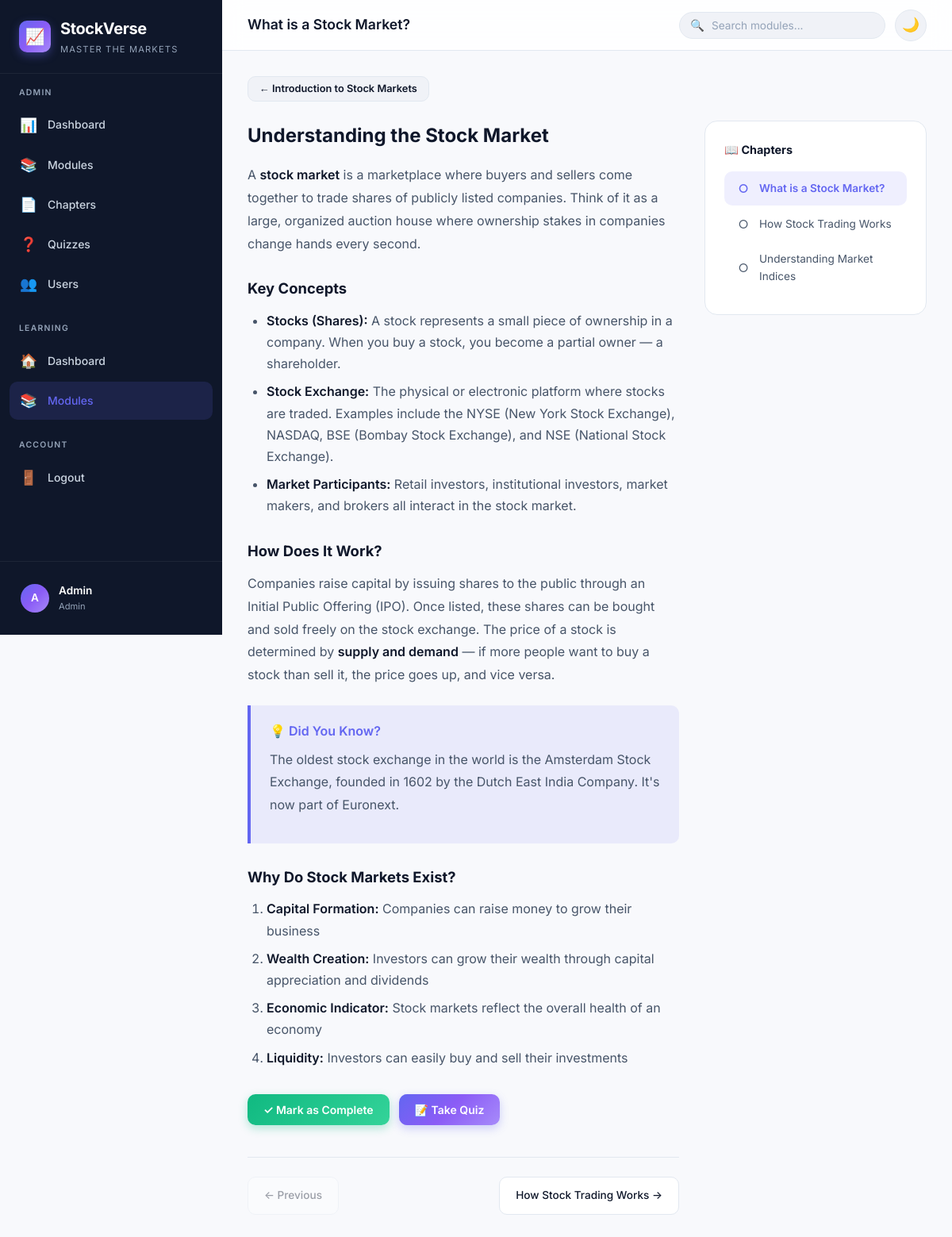
/user/chapter.php?id=1 (signed in), run on the app's committed database.
### tables this page shows
CREATE TABLE IF NOT EXISTS chapters (
    id INT AUTO_INCREMENT PRIMARY KEY,
    module_id INT NOT NULL,
    title VARCHAR(200) NOT NULL,
    content LONGTEXT,
    order_index INT DEFAULT 0,
    created_at TIMESTAMP DEFAULT CURRENT_TIMESTAMP,
    FOREIGN KEY (module_id) REFERENCES modules(id) ON DELETE CASCADE
);

CREATE TABLE IF NOT EXISTS modules (
    id INT AUTO_INCREMENT PRIMARY KEY,
    title VARCHAR(200) NOT NULL,
    description TEXT,
    icon VARCHAR(50) DEFAULT '📊',
    created_at TIMESTAMP DEFAULT CURRENT_TIMESTAMP
);

### includes/auth.php (called while the page is built, shortened)
<?php
function isLoggedIn(): bool {
    return isset($_SESSION['user_id']);
}
function isAdmin(): bool {
    return isLoggedIn() && ($_SESSION['user_role'] ?? '') === 'admin';
}
function getCurrentUser(): ?array {
    return [
        'id'   => $_SESSION['user_id'],
        'name' => $_SESSION['user_name'],
        'email'=> $_SESSION['user_email'],
        'role' => $_SESSION['user_role'],
    ];
}
function generateCSRFToken(): string {
    return $_SESSION['csrf_token'];
}
function e(?string $value): string {
    return htmlspecialchars($value ?? '', ENT_QUOTES, 'UTF-8');
}

### user/chapter.php (the view, shortened to what this page needs)
<?php
require_once INCLUDES_PATH . '/auth.php';
$db = getDB();
$userId = $_SESSION['user_id'];
$chapterId = isset($_GET['id']) ? (int)$_GET['id'] : 0;
$stmt = $db->prepare('SELECT c.*, m.title as module_title, m.id as module_id FROM chapters c JOIN modules m ON m.id = c.module_id WHERE c.id = ?');
$stmt->execute([$chapterId]);
$chapter = $stmt->fetch();
$stmt = $db->prepare('SELECT c.id, c.title, c.order_index, IFNULL(p.status, "not_started") as progress_status FROM chapters c LEFT JOIN progress p ON p.chapter_id = c.id AND p.user_id = ? WHERE c.module_id = ? ORDER BY c.order_index ASC');
$stmt->execute([$userId, $chapter['module_id']]);
$allChapters = $stmt->fetchAll();
$currentIndex = -1;
foreach ($allChapters as $i => $ch) {
    if ($ch['id'] == $chapterId) {
        $currentIndex = $i;
        break;
    }
}
$prevChapter = $currentIndex > 0 ? $allChapters[$currentIndex - 1] : null;
$nextChapter = $currentIndex < count($allChapters) - 1 ? $allChapters[$currentIndex + 1] : null;
$stmt = $db->prepare('SELECT status FROM progress WHERE user_id = ? AND chapter_id = ?');
$stmt->execute([$userId, $chapterId]);
$progressRow = $stmt->fetch();
$isCompleted = $progressRow && $progressRow['status'] === 'completed';
$stmt = $db->prepare('SELECT COUNT(*) FROM quizzes WHERE chapter_id = ?');
$stmt->execute([$chapterId]);
$hasQuiz = $stmt->fetchColumn() > 0;
$pageTitle = $chapter['title'];
$currentPage = 'modules';
require_once INCLUDES_PATH . '/header.php';
?>
<a href="<?= BASE_URL ?>/user/modules.php?module_id=<?= $chapter['module_id'] ?>" class="btn btn-secondary btn-sm mb-24">
    ← <?= e($chapter['module_title']) ?>
</a>
<div class="chapter-layout">
    <div class="animate-fade-in">
        <div class="chapter-content">
            <?= $chapter['content'] ?>
        </div>
        <div style="margin-top:32px;display:flex;gap:12px;flex-wrap:wrap">
            <?php if (!$isCompleted): ?>
                <button id="markCompleteBtn" class="btn btn-success"
                        data-chapter-id="<?= $chapterId ?>"
                        data-url="<?= BASE_URL ?>/user/chapter.php?id=<?= $chapterId ?>"
                        data-csrf="<?= e(generateCSRFToken()) ?>">
                    ✓ Mark as Complete
                </button>
            <?php else: ?>
                <button class="btn btn-secondary" disabled>✅ Completed</button>
            <?php endif; ?>
            <?php if ($hasQuiz): ?>
                <a href="<?= BASE_URL ?>/user/quiz.php?chapter_id=<?= $chapterId ?>" class="btn btn-primary">
                    📝 Take Quiz
                </a>
            <?php endif; ?>
        </div>
        <div class="chapter-nav">
            <?php if ($prevChapter): ?>
                <a href="<?= BASE_URL ?>/user/chapter.php?id=<?= $prevChapter['id'] ?>" class="nav-btn">
                    ← <?= e($prevChapter['title']) ?>
                </a>
            <?php else: ?>
                <span class="nav-btn disabled">← Previous</span>
            <?php endif; ?>
            <?php if ($nextChapter): ?>
                <a href="<?= BASE_URL ?>/user/chapter.php?id=<?= $nextChapter['id'] ?>" class="nav-btn">
                    <?= e($nextChapter['title']) ?> →
                </a>
            <?php else: ?>
                <span class="nav-btn disabled">Next →</span>
            <?php endif; ?>
        </div>
    </div>
    <div class="chapter-sidebar">
        <div class="card">
            <h3 style="font-size:0.9rem;font-weight:700;margin-bottom:16px">📖 Chapters</h3>
            <ul class="chapter-list">
                <?php foreach ($allChapters as $ch): ?>
                <li>
                    <a href="<?= BASE_URL ?>/user/chapter.php?id=<?= $ch['id'] ?>"
                       class="chapter-list-item <?= $ch['id'] == $chapterId ? 'active' : '' ?> <?= $ch['progress_status'] === 'completed' ? 'completed' : '' ?>"
                       data-chapter="<?= $ch['id'] ?>">
                        <span class="check-mark"><?= $ch['progress_status'] === 'completed' ? '✓' : '○' ?></span>
                        <?= e($ch['title']) ?>
                    </a>
                </li>
                <?php endforeach; ?>
            </ul>
        </div>
    </div>
</div>
<?php require_once INCLUDES_PATH . '/footer.php'; ?>

### includes/header.php (shortened to what this page needs)
<?php
require_once __DIR__ . '/auth.php';
$user = getCurrentUser();
$isAdminUser = isAdmin();
$initials = $user ? strtoupper(substr($user['name'], 0, 1)) : '?';
?>
<!DOCTYPE html>
<html lang="en">
<head>
    <link rel="stylesheet" href="<?= ASSETS_PATH ?>/css/style.css">
    <link rel="stylesheet" href="<?= ASSETS_PATH ?>/css/components.css">
    <link rel="stylesheet" href="<?= ASSETS_PATH ?>/css/pages.css">
</head>
<body>
<div class="app-layout">
    <aside class="sidebar" id="sidebar">
        <div class="sidebar-brand">
            <div class="brand-icon">📈</div>
            <div>
                <h1><?= APP_NAME ?></h1>
                <span><?= APP_TAGLINE ?></span>
            </div>
        </div>
        <nav class="sidebar-nav">
            <?php if ($isAdminUser): ?>
            <div class="nav-section">
                <div class="nav-label">Admin</div>
                <a href="<?= BASE_URL ?>/admin/dashboard.php" class="nav-item <?= ($currentPage ?? '') === 'admin-dashboard' ? 'active' : '' ?>">
                    <span class="nav-icon">📊</span> Dashboard
                </a>
                <a href="<?= BASE_URL ?>/admin/modules.php" class="nav-item <?= ($currentPage ?? '') === 'admin-modules' ? 'active' : '' ?>">
                    <span class="nav-icon">📚</span> Modules
                </a>
                <a href="<?= BASE_URL ?>/admin/chapters.php" class="nav-item <?= ($currentPage ?? '') === 'admin-chapters' ? 'active' : '' ?>">
                    <span class="nav-icon">📄</span> Chapters
                </a>
                <a href="<?= BASE_URL ?>/admin/quizzes.php" class="nav-item <?= ($currentPage ?? '') === 'admin-quizzes' ? 'active' : '' ?>">
                    <span class="nav-icon">❓</span> Quizzes
                </a>
                <a href="<?= BASE_URL ?>/admin/users.php" class="nav-item <?= ($currentPage ?? '') === 'admin-users' ? 'active' : '' ?>">
                    <span class="nav-icon">👥</span> Users
                </a>
            </div>
            <?php endif; ?>
            <div class="nav-section">
                <div class="nav-label">Learning</div>
                <a href="<?= BASE_URL ?>/user/dashboard.php" class="nav-item <?= ($currentPage ?? '') === 'dashboard' ? 'active' : '' ?>">
                    <span class="nav-icon">🏠</span> Dashboard
                </a>
                <a href="<?= BASE_URL ?>/user/modules.php" class="nav-item <?= ($currentPage ?? '') === 'modules' ? 'active' : '' ?>">
                    <span class="nav-icon">📚</span> Modules
                </a>
            </div>
            <div class="nav-section">
                <div class="nav-label">Account</div>
                <a href="<?= BASE_URL ?>/auth/logout.php" class="nav-item">
                    <span class="nav-icon">🚪</span> Logout
                </a>
            </div>
        </nav>
        <div class="sidebar-footer">
            <div class="sidebar-user">
                <div class="user-avatar"><?= $initials ?></div>
                <div>
                    <div class="user-name"><?= e($user['name'] ?? 'Guest') ?></div>
                    <div class="user-role"><?= e(ucfirst($user['role'] ?? 'user')) ?></div>
                </div>
            </div>
        </div>
    </aside>
    <main class="main-content">
        <header class="topbar">
            <div class="topbar-left">
                <h2 class="page-title"><?= e($pageTitle ?? 'Dashboard') ?></h2>
            </div>
            <div class="topbar-right">
                <div class="search-bar">
                    <span class="search-icon">🔍</span>
                    <input type="text" id="searchInput" placeholder="Search modules...">
                </div>
                <button class="theme-toggle" id="themeToggle" title="Toggle theme">🌙</button>
            </div>
        </header>
        <div class="page-content">

### assets/css/components.css (style rules this page uses)
.btn { display:inline-flex;align-items:center;justify-content:center;gap:8px;padding:10px 20px;border-radius:var(--radius-md);font-size:0.875rem;font-weight:600;font-family:'Inter',sans-serif;cursor:pointer;border:none;transition:all var(--transition-fast);text-decoration:none;line-height:1.4 }
.btn-primary { background:var(--gradient-primary);color:#fff;box-shadow:0 4px 12px rgba(99,102,241,0.3) }
.btn-secondary { background:var(--bg-tertiary);color:var(--text-primary);border:1px solid var(--border-color) }
.btn-success { background:linear-gradient(135deg,#10b981,#34d399);color:#fff;box-shadow:0 4px 12px rgba(16,185,129,0.3) }
.btn-sm { padding:6px 14px;font-size:0.8rem }
.card { background:var(--bg-card);border:1px solid var(--border-color);border-radius:var(--radius-lg);padding:24px }

### assets/css/pages.css (style rules this page uses)
.chapter-content { max-width:800px }
.chapter-content h2 { font-size:1.5rem;font-weight:700;margin-bottom:16px }
.chapter-content h3 { font-size:1.15rem;font-weight:700;margin-top:28px;margin-bottom:12px }
.chapter-content h4 { font-size:1rem;font-weight:600;margin-top:20px;margin-bottom:8px }
.chapter-content p { margin-bottom:14px;color:var(--text-secondary);line-height:1.8 }
.chapter-content ul,.chapter-content ol { margin-bottom:16px;padding-left:24px }
.chapter-content li { margin-bottom:8px;color:var(--text-secondary);line-height:1.7 }
.chapter-content strong { color:var(--text-primary);font-weight:600 }
.chapter-content .info-box { background:var(--accent-primary-light);border-left:4px solid var(--accent-primary);border-radius:0 var(--radius-md) var(--radius-md) 0;padding:20px 24px;margin:24px 0 }
.chapter-content .info-box h4 { margin-top:0;color:var(--accent-primary);margin-bottom:8px }
.chapter-content .info-box p,.chapter-content .info-box li { color:var(--text-secondary) }
.chapter-nav { display:flex;justify-content:space-between;align-items:center;margin-top:40px;padding-top:24px;border-top:1px solid var(--border-color);gap:16px }
.chapter-nav .nav-btn { display:flex;align-items:center;gap:8px;padding:12px 20px;background:var(--bg-card);border:1px solid var(--border-color);border-radius:var(--radius-md);color:var(--text-primary);font-size:0.85rem;font-weight:500;transition:all var(--transition-fast);text-decoration:none }
.chapter-nav .nav-btn.disabled { opacity:0.4;pointer-events:none }
.chapter-layout { display:grid;grid-template-columns:1fr 280px;gap:32px;align-items:flex-start }
.chapter-sidebar { position:sticky;top:calc(var(--header-height) + 32px) }
.chapter-sidebar .chapter-list { list-style:none }
.chapter-sidebar .chapter-list-item { display:flex;align-items:center;gap:10px;padding:10px 14px;border-radius:var(--radius-md);font-size:0.85rem;color:var(--text-secondary);margin-bottom:2px;transition:all var(--transition-fast);text-decoration:none }
.chapter-sidebar .chapter-list-item.active { background:var(--accent-primary-light);color:var(--accent-primary);font-weight:600 }
.chapter-sidebar .check-mark { font-size:0.9rem;width:20px;text-align:center;flex-shrink:0 }
.animate-fade-in { animation:fadeIn 0.5s ease }
.mb-24 { margin-bottom:24px }

### data on the page
chapters: title "What is a Stock Market?", module.title "Introduction to Stock Markets", content "Understanding the Stock Market A stock market is a marketplace where buyers and sellers come together to trade shares of publicly listed companies. Think of it as a large, organized auction house where ownership stakes in companies change hands every second. Key Concepts Stocks (Shares): A stock represents a small piece of ownership in a company. When you buy a stock, you become a partial owner — a shareholder. Stock Exchange: The physical or electronic platform where stocks are traded. Examples include the NYSE (New York Stock Exchange), NASDAQ, BSE (Bombay Stock Exchange), and NSE (National Stock Exchange). Market Participants: Retail investors, institutional investors, market makers, and…"
chapters: title "How Stock Trading Works"
chapters: title "Understanding Market Indices"

### other printed values
APP_NAME "StockVerse"
APP_TAGLINE "MASTER THE MARKETS"
$initials "A"
$user['name'] "Admin"
$user['role'] "Admin"
